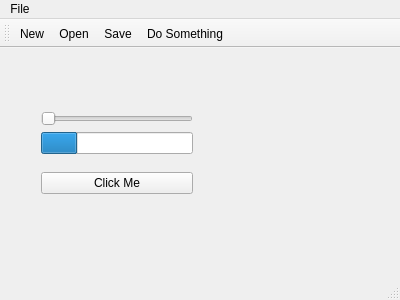
<?xml version="1.0" encoding="UTF-8"?>
<ui version="4.0">
 <class>MainWindow</class>
 <widget class="QMainWindow" name="MainWindow">
  <property name="geometry">
   <rect>
    <x>0</x>
    <y>0</y>
    <width>400</width>
    <height>300</height>
   </rect>
  </property>
  <property name="windowTitle">
   <string>MainWindow</string>
  </property>
  <widget class="QWidget" name="centralWidget">
   <widget class="QWidget" name="">
    <property name="geometry">
     <rect>
      <x>30</x>
      <y>40</y>
      <width>174</width>
      <height>131</height>
     </rect>
    </property>
    <layout class="QVBoxLayout" name="verticalLayout_2">
     <item>
      <layout class="QVBoxLayout" name="verticalLayout">
       <item>
        <widget class="QSlider" name="horizontalSlider">
         <property name="orientation">
          <enum>Qt::Horizontal</enum>
         </property>
        </widget>
       </item>
       <item>
        <widget class="QProgressBar" name="progressBar">
         <property name="value">
          <number>24</number>
         </property>
         <property name="textVisible">
          <bool>false</bool>
         </property>
        </widget>
       </item>
      </layout>
     </item>
     <item>
      <widget class="QPushButton" name="pushButton">
       <property name="text">
        <string>Click Me</string>
       </property>
      </widget>
     </item>
    </layout>
   </widget>
  </widget>
  <widget class="QMenuBar" name="menuBar">
   <property name="geometry">
    <rect>
     <x>0</x>
     <y>0</y>
     <width>400</width>
     <height>21</height>
    </rect>
   </property>
   <widget class="QMenu" name="menuFile">
    <property name="title">
     <string>File</string>
    </property>
    <addaction name="actionNew"/>
    <addaction name="actionOpen"/>
    <addaction name="actionSave"/>
    <addaction name="actionDo_Something"/>
   </widget>
   <addaction name="menuFile"/>
  </widget>
  <widget class="QToolBar" name="mainToolBar">
   <attribute name="toolBarArea">
    <enum>TopToolBarArea</enum>
   </attribute>
   <attribute name="toolBarBreak">
    <bool>false</bool>
   </attribute>
   <addaction name="actionNew"/>
   <addaction name="actionOpen"/>
   <addaction name="actionSave"/>
   <addaction name="actionDo_Something"/>
  </widget>
  <widget class="QStatusBar" name="statusBar"/>
  <action name="actionNew">
   <property name="icon">
    <iconset resource="res.qrc">
     <normaloff>:/images/Folder-new-icon.png</normaloff>:/images/Folder-new-icon.png</iconset>
   </property>
   <property name="text">
    <string>New</string>
   </property>
  </action>
  <action name="actionOpen">
   <property name="icon">
    <iconset resource="res.qrc">
     <normaloff>:/images/Folder-open-icon.png</normaloff>:/images/Folder-open-icon.png</iconset>
   </property>
   <property name="text">
    <string>Open</string>
   </property>
  </action>
  <action name="actionSave">
   <property name="icon">
    <iconset resource="res.qrc">
     <normaloff>:/images/Folder-save-icon.png</normaloff>:/images/Folder-save-icon.png</iconset>
   </property>
   <property name="text">
    <string>Save</string>
   </property>
  </action>
  <action name="actionDo_Something">
   <property name="text">
    <string>Do Something</string>
   </property>
  </action>
 </widget>
 <layoutdefault spacing="6" margin="11"/>
 <resources>
  <include location="res.qrc"/>
 </resources>
 <connections>
  <connection>
   <sender>horizontalSlider</sender>
   <signal>valueChanged(int)</signal>
   <receiver>progressBar</receiver>
   <slot>setValue(int)</slot>
   <hints>
    <hint type="sourcelabel">
     <x>92</x>
     <y>123</y>
    </hint>
    <hint type="destinationlabel">
     <x>110</x>
     <y>168</y>
    </hint>
   </hints>
  </connection>
 </connections>
</ui>
